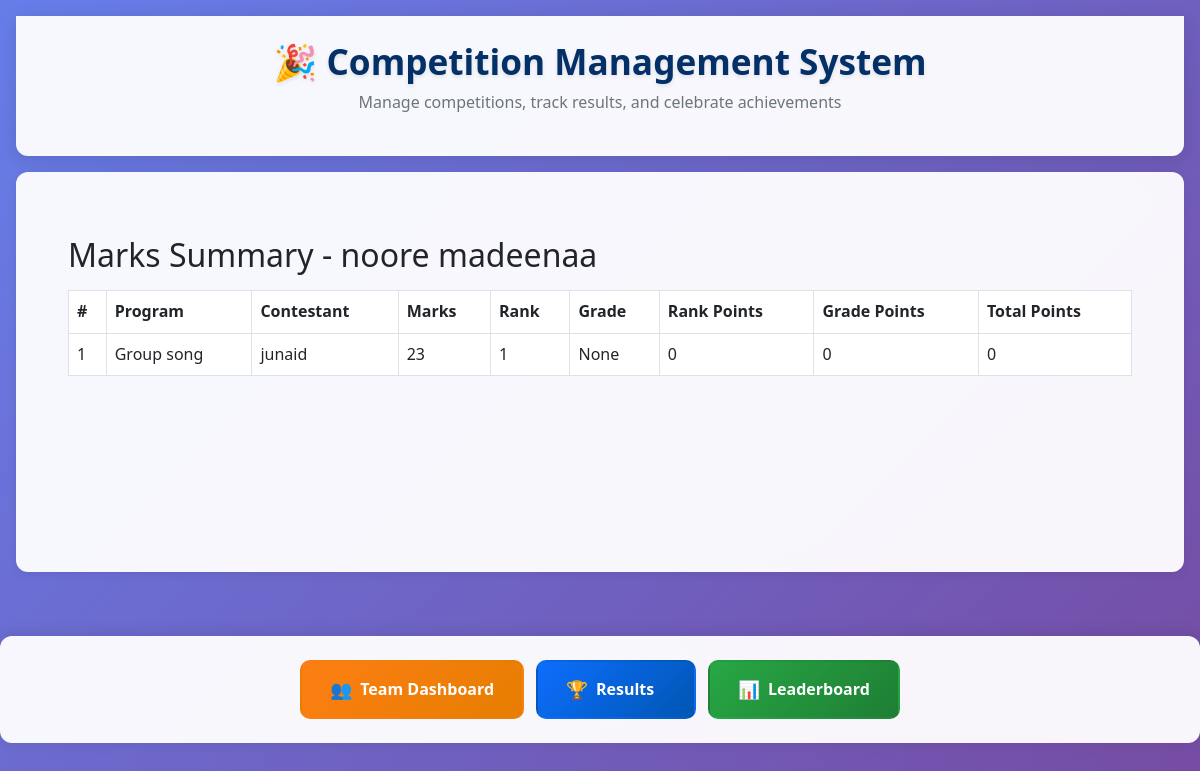
The page /team_marks_summary/ (signed in) on the database as committed earlier.
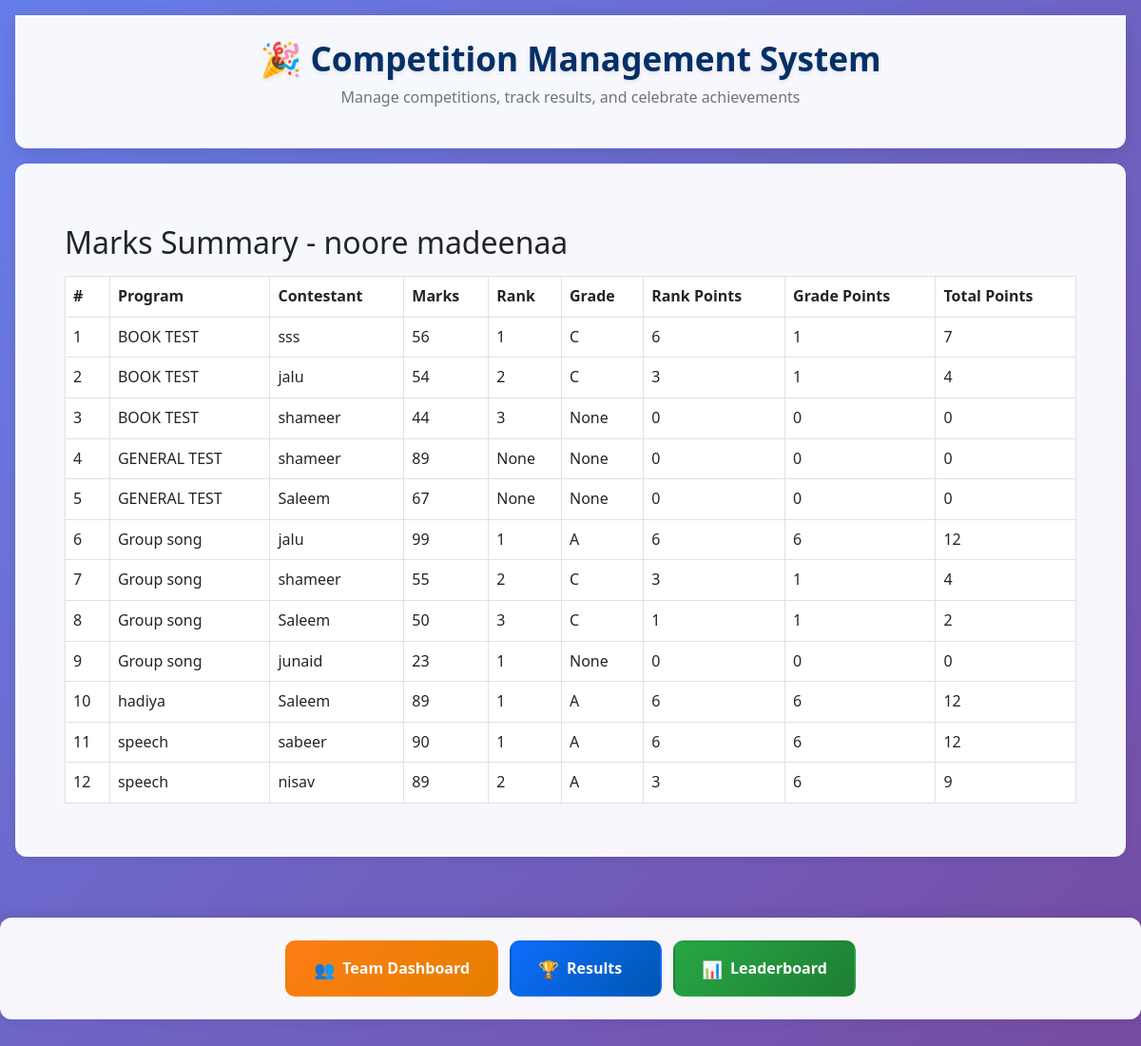
The same page on the database as committed later.
### core/models.py (models this page shows, shortened)
class Participation(models.Model):
    contestant = models.ForeignKey(Contestant, on_delete=models.CASCADE)
    program = models.ForeignKey(Program, on_delete=models.CASCADE)
    marks = models.IntegerField(null=True, blank=True)
    rank = models.PositiveIntegerField(null=True, blank=True)
    grade = models.CharField(max_length=1, null=True, blank=True)
    points_awarded = models.BooleanField(default=False)

class Program(models.Model):
    name = models.CharField(max_length=100)
    category = models.ForeignKey(Category, on_delete=models.CASCADE)
    is_group = models.BooleanField(default=False, null=True)

class Contestant(models.Model):
    chest_no = models.PositiveIntegerField(unique=True, null=True)
    name = models.CharField(max_length=100)
    team = models.ForeignKey(Team, on_delete=models.CASCADE, null=True, blank=True)
    category = models.ForeignKey(Category, on_delete=models.CASCADE, null=True)
    total_points = models.IntegerField(default=0)

### core/views.py (the view)
# urls.py: path('team_marks_summary/', views.team_marks_summary, name='team_marks_summary'),
@login_required
def team_marks_summary(request):
    if request.user.role != 'team':
        return redirect('dashboard_admin')
    team = request.user.team
    participations = Participation.objects.filter(
        contestant__team=team,
        marks__isnull=False
    ).select_related('program', 'contestant').order_by('program__name', '-marks')
    for program in Program.objects.all():
        program_participations = Participation.objects.filter(
            program=program,
            marks__isnull=False
        ).order_by('-marks')
        for i, p in enumerate(program_participations, 1):
            if p.contestant.team == team:
                p.rank = i
                p.grade = get_grade(p.marks)
                if p.points_awarded and p.grade:
                    rank_points = POINTS_FOR_RANK.get(p.rank, 0)
                    grade_points = POINTS_FOR_GRADE.get(p.grade, 0)
                    p.total_points = rank_points + grade_points
                else:
                    p.total_points = 0
    for p in participations:
        if p.points_awarded and p.grade:
            rank_points = POINTS_FOR_RANK.get(p.rank, 0)
            grade_points = POINTS_FOR_GRADE.get(p.grade, 0)
            p.total_points = rank_points + grade_points
            p.rank_points = rank_points
            p.grade_points = grade_points
        else:
            p.total_points = 0
            p.rank_points = 0
            p.grade_points = 0
    return render(request, 'team_marks_summary.html', {
        'team': team,
        'participations': participations,
    })

### core/views.py (called while the page is built)
def get_grade(marks):
    if marks is None:
        return None
    if marks >= 80:
        return 'A'
    elif marks >= 60:
        return 'B'
    elif marks >= 50:
        return 'C'
    return None

### templates/team_marks_summary.html
{% extends 'base.html' %}
{% block content %}
<div class="container">
    <h2 class="mt-4">Marks Summary - {{ team.name }}</h2>
    {% if participations %}
        <table class="table table-bordered mt-3">
            <thead>
                <tr>
                    <th>#</th>
                    <th>Program</th>
                    <th>Contestant</th>
                    <th>Marks</th>
                    <th>Rank</th>
                    <th>Grade</th>
                    <th>Rank Points</th>
                    <th>Grade Points</th>
                    <th>Total Points</th>
                </tr>
            </thead>
            <tbody>
                {% for p in participations %}
                    <tr>
                        <td>{{ forloop.counter }}</td>
                        <td>{{ p.program.name }}</td>
                        <td>{{ p.contestant.name }}</td>
                        <td>{{ p.marks }}</td>
                        <td>{{ p.rank }}</td>
                        <td>{{ p.grade }}</td>
                        <td>{{ p.rank_points }}</td>
                        <td>{{ p.grade_points }}</td>
                        <td>{{ p.total_points }}</td>
                    </tr>
                {% endfor %}
            </tbody>
        </table>
    {% else %}
        <p>No marks data available yet.</p>
    {% endif %}
</div>
{% endblock %}

Rows that differ between the two databases and show on the page:
added Participation: program.name "BOOK TEST", contestant.name "sss", marks "56", rank "1", grade "C", rank_points "6", grade_points "1", total_points "7"
added Participation: program.name "BOOK TEST", contestant.name "jalu", marks "54", rank "2", grade "C", rank_points "3", grade_points "1", total_points "4"
added Participation: program.name "BOOK TEST", contestant.name "shameer", marks "44", rank "3", grade "None", rank_points "0", grade_points "0", total_points "0"
added Participation: program.name "GENERAL TEST", contestant.name "shameer", marks "89", rank "None", grade "None", rank_points "0", grade_points "0", total_points "0"
added Participation: program.name "GENERAL TEST", contestant.name "Saleem", marks "67", rank "None", grade "None", rank_points "0", grade_points "0", total_points "0"
added Participation: program.name "Group song", contestant.name "jalu", marks "99", rank "1", grade "A", rank_points "6", grade_points "6", total_points "12"
added Participation: program.name "Group song", contestant.name "shameer", marks "55", rank "2", grade "C", rank_points "3", grade_points "1", total_points "4"
added Participation: program.name "Group song", contestant.name "Saleem", marks "50", rank "3", grade "C", rank_points "1", grade_points "1", total_points "2"
added Participation: program.name "hadiya", contestant.name "Saleem", marks "89", rank "1", grade "A", rank_points "6", grade_points "6", total_points "12"
now on this page (row edited): Participation: program.name "speech", contestant.name "sabeer", marks "90", rank "1", grade "A", rank_points "6", grade_points "6", total_points "12"
now on this page (row edited): Participation: program.name "speech", contestant.name "nisav", marks "89", rank "2", grade "A", rank_points "3", grade_points "6", total_points "9"
